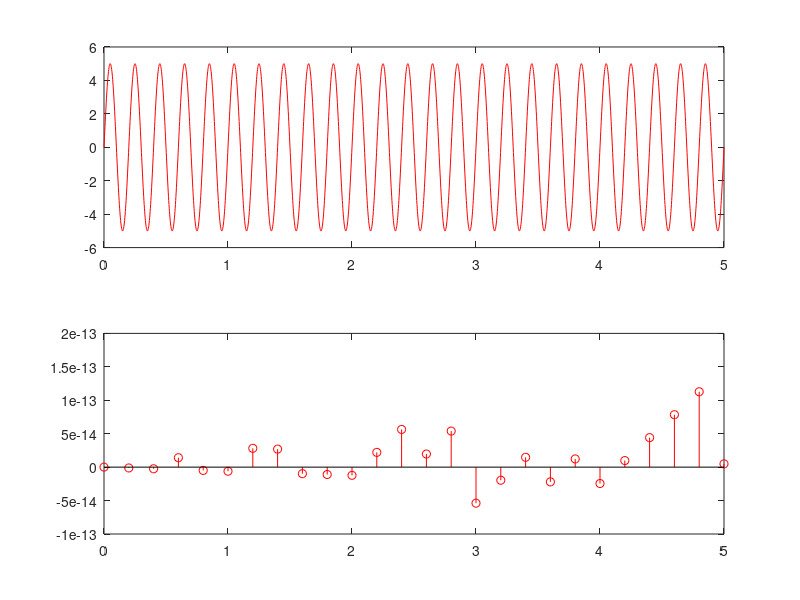

This chart was generated by the following MATLAB code:
clc;
clear all;
close all;
a=input('amplitude');
f=input('frequncy');
t=input('duration');
fs=input('sample fre');
t1=0:0.002:t;
y=a*sin(2*pi*f*t1);
td=1/fs;
t2=0:td:t;
y1=a*sin(2*pi*fs*t2);
figure(1);
subplot(2,1,1);
plot(t1,y,'r');
subplot(2,1,2);
stem(t2,y1,'r');